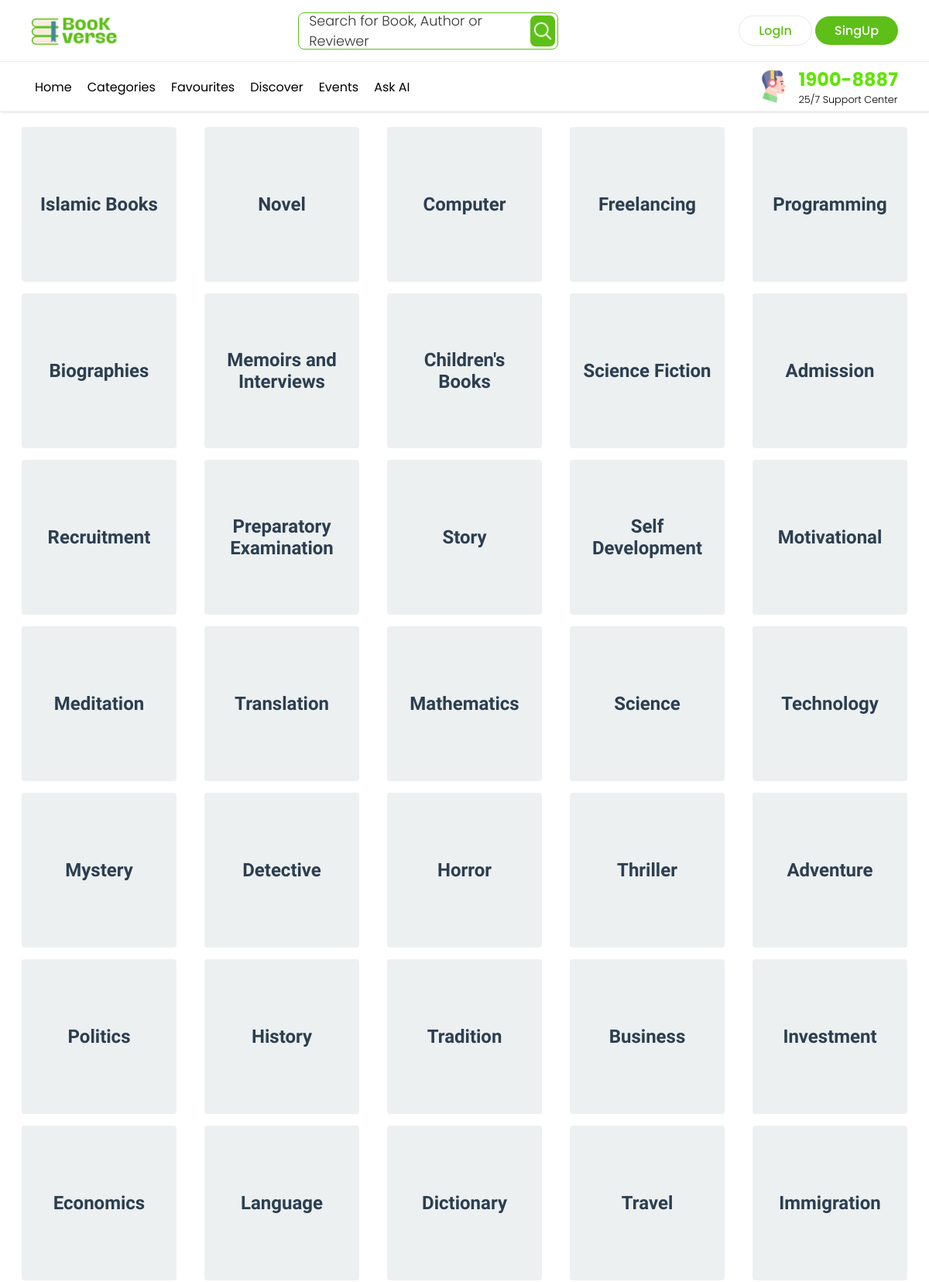
The app's page /category/all/ (upper part) with its own data.
### book/models.py (models this page shows, shortened)
class Category(models.Model):
    name = models.CharField(max_length=100)
    description = models.TextField(null=True, blank=True)
    added_by = models.ForeignKey(User, on_delete=models.CASCADE, null=True, blank=True)
    is_active = models.BooleanField(default=False)

### mainpages/views.py (the view)
# urls.py: path('category/all/', views.category_page, name='category_page'),
def category_page(request):
    categories = Category.objects.all()
    context = {'categories': categories}
    return render(request, "homePage/categorys.html", context)

### template/homePage/categorys.html (shortened to what this page needs)
{% extends "homePage/base.html" %}
{% load static %}
{% block style %}
    <link rel="stylesheet" href="{% static 'style/categoryStyle.css' %}">
{% endblock style %}
{% block content %}
    <div class="categoryContainer">
        {% for category in categories %}
            <a href="{% url 'specific_category' category.id %}" class="item" data-description="{{ category.description }}">
                {{ category.name }}
            </a>
        {% endfor %}
    </div>
{% endblock content %}

### template/homePage/base.html (shortened to what this page needs)
<!DOCTYPE html>
<html lang="en">
<head>
    {% load static %}
    <link rel="stylesheet" href="{% static 'style/HomePageStyle.css' %}">
    <link href='https://unpkg.com/boxicons@2.1.4/css/boxicons.min.css' rel='stylesheet'>
    {% block style %}{% endblock style %}
</head>
<body>
    <div class="navbar" id="navbar">
        <div class="upperNav">
            <a class="mainLogo" href="{% url 'mainHomePage' %}"><img  src="{% static 'images/BooKVerse(2).png' %}" alt=""></a>
            <div class="searchBox">
                <form action="" method="post">
                    <div class="searchInput">
                        <input type="text" placeholder=" " name="searchText" id="searchBox1" autocomplete="off" required>
                        <p class="labelText">Search for Book, Author or Reviewer</p>
                    </div>
                    <button type="submit"><img src="{% static 'images/icons8-search-30.png' %}" alt="Search"></button>
                </form>
            </div>
            <div class="profileInfo">
                {% if user.is_authenticated %}
                    {% if user.profile.resized_image %}
                        <div class="profileImage" id="profileImage2">
                            <img src="{{ user.profile.resized_image.url }}" alt="">
                        </div>
                    {% elif user.profile.image %}
                        <div class="profileImage" id="profileImage2">
                            <img id="userProfileImage" src="{{ user.profile.image.url }}" alt="">
                        </div>
                    {% else %}
                        <div class="profileImage" id="profileImage2">
                            <img src="{% static 'images/icons8-user-default-96.png' %}" alt="">
                        </div>
                    {% endif %}
                {% else %}
                    <a class="signuporin" href="{% url 'login_user' %}">LogIn</a>
                    <a class="signuporin" href="{% url 'create_account' %}">SingUp</a>
                {% endif %}
            </div>
        </div>
        <div class="lowernavbar">
            <div class="menuOptions">
                <div class="menuLinks">
                    <div class="linkWrapper">
                        <a href="{% url 'mainHomePage' %}" class="topLink">Home</a><br>
                        <a href="{% url 'mainHomePage' %}" class="bottomLink">Home</a>
                    </div>
                </div>
                <div class="menuLinks">
                    <div class="linkWrapper">
                        <a href="{% url 'category_page' %}" class="topLink">Categories</a><br>
                        <a href="{% url 'category_page' %}" class="bottomLink">Categories</a>
                    </div>
                </div>
                <div class="menuLinks">
                    <div class="linkWrapper">
                        <a href="{% url 'favoriteBooksPage' %}" class="topLink">Favourites</a><br>
                        <a href="{% url 'favoriteBooksPage' %}" class="bottomLink">Favourites</a>
                    </div>
                </div>
                <div class="menuLinks">
                    <div class="linkWrapper">
                        <a href="{% url 'discoverBooksPage' %}" class="topLink">Discover</a><br>
                        <a href="{% url 'discoverBooksPage' %}" class="bottomLink">Discover</a>
                    </div>
                </div>
                <div class="menuLinks">
                    <div class="linkWrapper">
                        <a href="{% url 'events' %}" class="topLink">Events</a><br>
                        <a href="{% url 'events' %}" class="bottomLink">Events</a>
                    </div>
                </div>
                <div class="menuLinks">
                    <div class="linkWrapper">
                        <a href="{% url 'book_ai' %}" class="topLink">Ask AI</a><br>
                        <a href="{% url 'book_ai' %}" class="bottomLink">Ask AI</a>
                    </div>
                </div>
            </div>
            <div class="helpLine" id="helpLine">
                <div class="helpLineImage">
                    <img src="{% static 'images/icons8-csr-53.png' %}" alt="">
                </div>
                <div class="helpLineText">
                    <h3>1900-8887</h3>
                    <p>25/7 Support Center</p>
                </div>
            </div>
        </div>
    </div>
    {% block content %}
    {% endblock content %}
</body>
</html>

### static/style/HomePageStyle.css (style rules this page uses)
* { margin: 0; padding: 0; box-sizing: border-box; }
.navbar { width: 100%; height: 18vh; position: fixed; display: flex; flex-direction: column; transition: all 0.2s ease; z-index: 999; }
.navbar .upperNav { width: 100%; height: 10vh; border-bottom: 1px solid #F5F5F5; display: flex; justify-content: space-between; align-items: center; padding: 0 40px; background-color: #fff; }
.searchInput input:not(:placeholder-shown) ~ .labelText { font-size: 1rem !important; opacity: 0 !important; }
.lowernavbar { width: 100%; height: 8vh; background-color: #ffffff; border-bottom: 1px solid #F5F5F5; box-shadow: 1px 1px 3px #bbbbbb7e; display: flex; justify-content: space-between; align-items: center; padding: 0 40px; }

### static/style/categoryStyle.css (style rules this page uses)
.categoryContainer { display: grid; grid-template-columns: repeat(auto-fill, minmax(200px, 1fr)); grid-auto-rows: 205px; gap: 10px; justify-items: center; min-height: 100vh; align-items: start; width: 100%; padding: 20px 15px; }
.categoryContainer a { width: 200px; height: 200px; display: flex; align-items: center; justify-content: center; background-color: #ecf0f1; transition: box-shadow 0.15s ease; border-radius: 4px; font-family: "Roboto Condensed", serif; text-decoration: none; font-size: 1.5rem; font-weight: 600; padding: 15px; text-align: center; color: #2c3e50; }

### records on screen
Category: name "Islamic Books"
Category: name "Novel"
Category: name "Computer"
Category: name "Freelancing"
Category: name "Programming"
Category: name "Biographies"
Category: name "Memoirs and Interviews"
Category: name "Children's Books"
Category: name "Science Fiction"
Category: name "Admission"
Category: name "Recruitment"
Category: name "Preparatory Examination"
Category: name "Story"
Category: name "Self Development"
Category: name "Motivational"
Category: name "Meditation"
Category: name "Translation"
Category: name "Mathematics"
Category: name "Science"
Category: name "Technology"
Category: name "Mystery"
Category: name "Detective"
Category: name "Horror"
Category: name "Thriller"
Category: name "Adventure"
Category: name "Politics"
Category: name "History"
Category: name "Tradition"
Category: name "Business"
Category: name "Investment"
Category: name "Economics"
Category: name "Language"
Category: name "Dictionary"
Category: name "Travel"
Category: name "Immigration"
